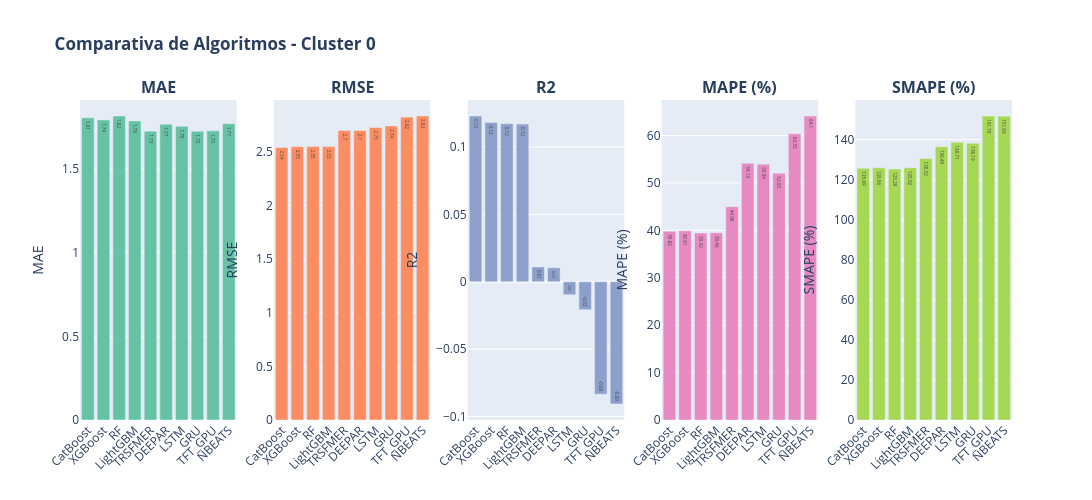
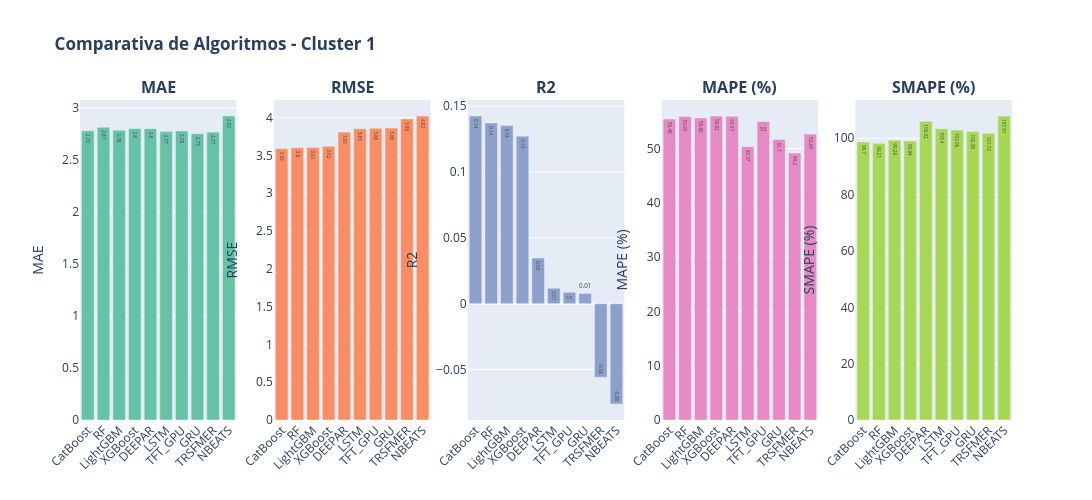

Notebook source saved alongside these figures, in order:
### Markdown cell above
# COMPRATIVA MODELOS POR CLUSTER

### Code cell
# ============================================================================
# GRÁFICOS POR CLUSTER - COMPARATIVA DE ALGORITMOS EN CADA CLUSTER
# ============================================================================

print("\n" + "="*100)
print("🎯 GRÁFICOS COMPARATIVOS POR CLUSTER")
print("="*100)

# Para cada cluster, crear gráficos de barras para comparar algoritmos
for cluster in clusters_unicos:
    df_cluster_data = df_por_cluster[df_por_cluster['Cluster'] == cluster].sort_values('RMSE')
    
    if len(df_cluster_data) == 0:
        continue
    
    print(f"\n📊 Generando gráficos para Cluster {int(cluster)}...")
    
    # Crear figura con subplots
    fig_cluster = make_subplots(
        rows=1, cols=len(METRICAS_COMPARACION),
        subplot_titles=[f"<b>{m}</b>" for m in METRICAS_COMPARACION]
    )
    
    for idx, metrica in enumerate(METRICAS_COMPARACION):
        col = idx + 1
        
        fig_cluster.add_trace(
            go.Bar(
                x=df_cluster_data['Algoritmo'],
                y=df_cluster_data[metrica],
                name=metrica,
                marker_color=colores[idx % len(colores)],
                text=df_cluster_data[metrica].round(2),
                textposition='auto',
                showlegend=False
            ),
            row=1, col=col
        )
        
        fig_cluster.update_yaxes(title_text=metrica, row=1, col=col)
        fig_cluster.update_xaxes(tickangle=-45, row=1, col=col)
    
    fig_cluster.update_layout(
        title_text=f"<b>Comparativa de Algoritmos - Cluster {int(cluster)}</b>",
        height=500,
        width=1600,
        showlegend=False
    )
    
    fig_cluster.show()

print("\n✅ Gráficos por cluster generados")

### Figure 1 — Plotly figure (JSON) as saved in the notebook; plotly's stock layout.template omitted (floating-point values rounded to 4 significant figures)
{"data": [{"marker": {"color": "rgb(102,194,165)"}, "name": "MAE", "showlegend": false, "text": [1.81, 1.79, 1.82, 1.79, 1.73, 1.77, 1.75, 1.72, 1.73, 1.77], "textposition": "auto", "type": "bar", "x": ["CatBoost", "XGBoost", "RF", "LightGBM", "TRSFMER", "DEEPAR", "LSTM", "GRU", "TFT_GPU", "NBEATS"], "xaxis": "x", "y": [1.805, 1.793, 1.816, 1.787, 1.726, 1.767, 1.754, 1.725, 1.728, 1.77], "yaxis": "y"}, {"marker": {"color": "rgb(252,141,98)"}, "name": "RMSE", "showlegend": false, "text": [2.54, 2.55, 2.55, 2.55, 2.7, 2.7, 2.73, 2.74, 2.82, 2.83], "textposition": "auto", "type": "bar", "x": ["CatBoost", "XGBoost", "RF", "LightGBM", "TRSFMER", "DEEPAR", "LSTM", "GRU", "TFT_GPU", "NBEATS"], "xaxis": "x2", "y": [2.541, 2.548, 2.549, 2.549, 2.698, 2.699, 2.726, 2.741, 2.824, 2.833], "yaxis": "y2"}, {"marker": {"color": "rgb(141,160,203)"}, "name": "R2", "showlegend": false, "text": [0.12, 0.12, 0.12, 0.12, 0.01, 0.01, -0.01, -0.02, -0.08, -0.09], "textposition": "auto", "type": "bar", "x": ["CatBoost", "XGBoost", "RF", "LightGBM", "TRSFMER", "DEEPAR", "LSTM", "GRU", "TFT_GPU", "NBEATS"], "xaxis": "x3", "y": [0.123, 0.1181, 0.1173, 0.117, 0.011, 0.0104, -0.0096, -0.0207, -0.0834, -0.0907], "yaxis": "y3"}, {"marker": {"color": "rgb(231,138,195)"}, "name": "MAPE (%)", "showlegend": false, "text": [39.82, 39.91, 39.42, 39.46, 44.98, 54.13, 53.94, 52.03, 60.35, 64.1], "textposition": "auto", "type": "bar", "x": ["CatBoost", "XGBoost", "RF", "LightGBM", "TRSFMER", "DEEPAR", "LSTM", "GRU", "TFT_GPU", "NBEATS"], "xaxis": "x4", "y": [39.82, 39.91, 39.42, 39.46, 44.98, 54.13, 53.94, 52.03, 60.35, 64.1], "yaxis": "y4"}, {"marker": {"color": "rgb(166,216,84)"}, "name": "SMAPE (%)", "showlegend": false, "text": [125.7, 126.0, 125.3, 125.9, 130.5, 136.5, 138.7, 138.2, 151.8, 151.7], "textposition": "auto", "type": "bar", "x": ["CatBoost", "XGBoost", "RF", "LightGBM", "TRSFMER", "DEEPAR", "LSTM", "GRU", "TFT_GPU", "NBEATS"], "xaxis": "x5", "y": [125.7, 126.0, 125.3, 125.9, 130.5, 136.5, 138.7, 138.2, 151.8, 151.7], "yaxis": "y5"}], "layout": {"annotations": [{"font": {"size": 16}, "showarrow": false, "text": "<b>MAE</b>", "x": 0.084, "xanchor": "center", "xref": "paper", "y": 1, "yanchor": "bottom", "yref": "paper"}, {"font": {"size": 16}, "showarrow": false, "text": "<b>RMSE</b>", "x": 0.292, "xanchor": "center", "xref": "paper", "y": 1, "yanchor": "bottom", "yref": "paper"}, {"font": {"size": 16}, "showarrow": false, "text": "<b>R2</b>", "x": 0.5, "xanchor": "center", "xref": "paper", "y": 1, "yanchor": "bottom", "yref": "paper"}, {"font": {"size": 16}, "showarrow": false, "text": "<b>MAPE (%)</b>", "x": 0.708, "xanchor": "center", "xref": "paper", "y": 1, "yanchor": "bottom", "yref": "paper"}, {"font": {"size": 16}, "showarrow": false, "text": "<b>SMAPE (%)</b>", "x": 0.916, "xanchor": "center", "xref": "paper", "y": 1, "yanchor": "bottom", "yref": "paper"}], "height": 500, "showlegend": false, "title": {"text": "<b>Comparativa de Algoritmos - Cluster 0</b>"}, "width": 1600, "xaxis": {"anchor": "y", "domain": [0, 0.168], "tickangle": -45}, "xaxis2": {"anchor": "y2", "domain": [0.208, 0.376], "tickangle": -45}, "xaxis3": {"anchor": "y3", "domain": [0.416, 0.584], "tickangle": -45}, "xaxis4": {"anchor": "y4", "domain": [0.624, 0.792], "tickangle": -45}, "xaxis5": {"anchor": "y5", "domain": [0.832, 1], "tickangle": -45}, "yaxis": {"anchor": "x", "domain": [0, 1], "title": {"text": "MAE"}}, "yaxis2": {"anchor": "x2", "domain": [0, 1], "title": {"text": "RMSE"}}, "yaxis3": {"anchor": "x3", "domain": [0, 1], "title": {"text": "R2"}}, "yaxis4": {"anchor": "x4", "domain": [0, 1], "title": {"text": "MAPE (%)"}}, "yaxis5": {"anchor": "x5", "domain": [0, 1], "title": {"text": "SMAPE (%)"}}}}

### Figure 2 — Plotly figure (JSON) as saved in the notebook; plotly's stock layout.template omitted (floating-point values rounded to 4 significant figures)
{"data": [{"marker": {"color": "rgb(102,194,165)"}, "name": "MAE", "showlegend": false, "text": [2.78, 2.81, 2.78, 2.8, 2.8, 2.77, 2.78, 2.75, 2.77, 2.92], "textposition": "auto", "type": "bar", "x": ["CatBoost", "RF", "LightGBM", "XGBoost", "DEEPAR", "LSTM", "TFT_GPU", "GRU", "TRSFMER", "NBEATS"], "xaxis": "x", "y": [2.779, 2.813, 2.784, 2.801, 2.8, 2.771, 2.778, 2.751, 2.767, 2.921], "yaxis": "y"}, {"marker": {"color": "rgb(252,141,98)"}, "name": "RMSE", "showlegend": false, "text": [3.59, 3.6, 3.61, 3.62, 3.81, 3.85, 3.86, 3.86, 3.98, 4.02], "textposition": "auto", "type": "bar", "x": ["CatBoost", "RF", "LightGBM", "XGBoost", "DEEPAR", "LSTM", "TFT_GPU", "GRU", "TRSFMER", "NBEATS"], "xaxis": "x2", "y": [3.591, 3.602, 3.606, 3.623, 3.81, 3.855, 3.861, 3.862, 3.984, 4.022], "yaxis": "y2"}, {"marker": {"color": "rgb(141,160,203)"}, "name": "R2", "showlegend": false, "text": [0.14, 0.14, 0.14, 0.13, 0.03, 0.01, 0.01, 0.01, -0.06, -0.08], "textposition": "auto", "type": "bar", "x": ["CatBoost", "RF", "LightGBM", "XGBoost", "DEEPAR", "LSTM", "TFT_GPU", "GRU", "TRSFMER", "NBEATS"], "xaxis": "x3", "y": [0.1425, 0.1372, 0.1352, 0.1272, 0.0346, 0.0117, 0.0086, 0.0077, -0.0559, -0.0762], "yaxis": "y3"}, {"marker": {"color": "rgb(231,138,195)"}, "name": "MAPE (%)", "showlegend": false, "text": [55.48, 55.93, 55.66, 56.02, 55.97, 50.37, 55.0, 51.7, 49.2, 52.69], "textposition": "auto", "type": "bar", "x": ["CatBoost", "RF", "LightGBM", "XGBoost", "DEEPAR", "LSTM", "TFT_GPU", "GRU", "TRSFMER", "NBEATS"], "xaxis": "x4", "y": [55.48, 55.93, 55.66, 56.02, 55.97, 50.37, 55.0, 51.7, 49.2, 52.69], "yaxis": "y4"}, {"marker": {"color": "rgb(166,216,84)"}, "name": "SMAPE (%)", "showlegend": false, "text": [98.7, 98.21, 99.28, 99.04, 106.0, 103.4, 103.0, 102.4, 101.7, 107.9], "textposition": "auto", "type": "bar", "x": ["CatBoost", "RF", "LightGBM", "XGBoost", "DEEPAR", "LSTM", "TFT_GPU", "GRU", "TRSFMER", "NBEATS"], "xaxis": "x5", "y": [98.7, 98.21, 99.28, 99.04, 106.0, 103.4, 103.0, 102.4, 101.7, 107.9], "yaxis": "y5"}], "layout": {"annotations": [{"font": {"size": 16}, "showarrow": false, "text": "<b>MAE</b>", "x": 0.084, "xanchor": "center", "xref": "paper", "y": 1, "yanchor": "bottom", "yref": "paper"}, {"font": {"size": 16}, "showarrow": false, "text": "<b>RMSE</b>", "x": 0.292, "xanchor": "center", "xref": "paper", "y": 1, "yanchor": "bottom", "yref": "paper"}, {"font": {"size": 16}, "showarrow": false, "text": "<b>R2</b>", "x": 0.5, "xanchor": "center", "xref": "paper", "y": 1, "yanchor": "bottom", "yref": "paper"}, {"font": {"size": 16}, "showarrow": false, "text": "<b>MAPE (%)</b>", "x": 0.708, "xanchor": "center", "xref": "paper", "y": 1, "yanchor": "bottom", "yref": "paper"}, {"font": {"size": 16}, "showarrow": false, "text": "<b>SMAPE (%)</b>", "x": 0.916, "xanchor": "center", "xref": "paper", "y": 1, "yanchor": "bottom", "yref": "paper"}], "height": 500, "showlegend": false, "title": {"text": "<b>Comparativa de Algoritmos - Cluster 1</b>"}, "width": 1600, "xaxis": {"anchor": "y", "domain": [0, 0.168], "tickangle": -45}, "xaxis2": {"anchor": "y2", "domain": [0.208, 0.376], "tickangle": -45}, "xaxis3": {"anchor": "y3", "domain": [0.416, 0.584], "tickangle": -45}, "xaxis4": {"anchor": "y4", "domain": [0.624, 0.792], "tickangle": -45}, "xaxis5": {"anchor": "y5", "domain": [0.832, 1], "tickangle": -45}, "yaxis": {"anchor": "x", "domain": [0, 1], "title": {"text": "MAE"}}, "yaxis2": {"anchor": "x2", "domain": [0, 1], "title": {"text": "RMSE"}}, "yaxis3": {"anchor": "x3", "domain": [0, 1], "title": {"text": "R2"}}, "yaxis4": {"anchor": "x4", "domain": [0, 1], "title": {"text": "MAPE (%)"}}, "yaxis5": {"anchor": "x5", "domain": [0, 1], "title": {"text": "SMAPE (%)"}}}}
